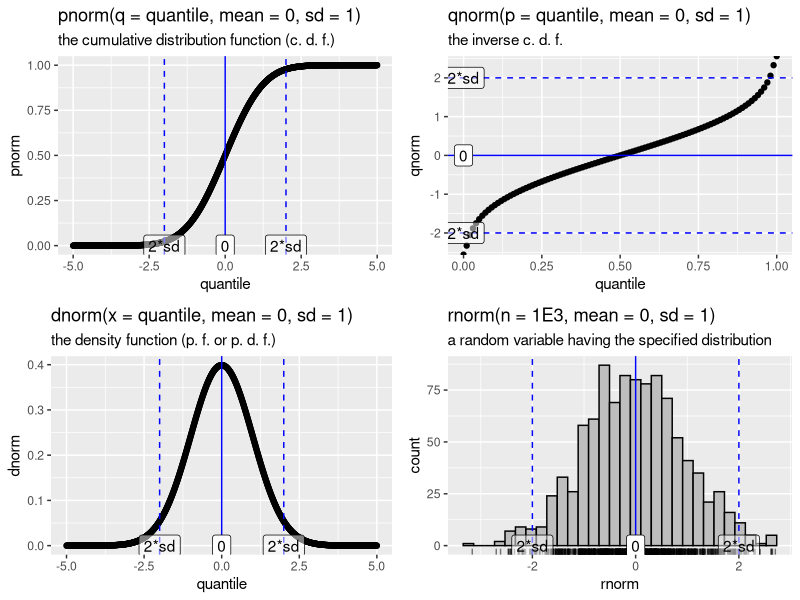
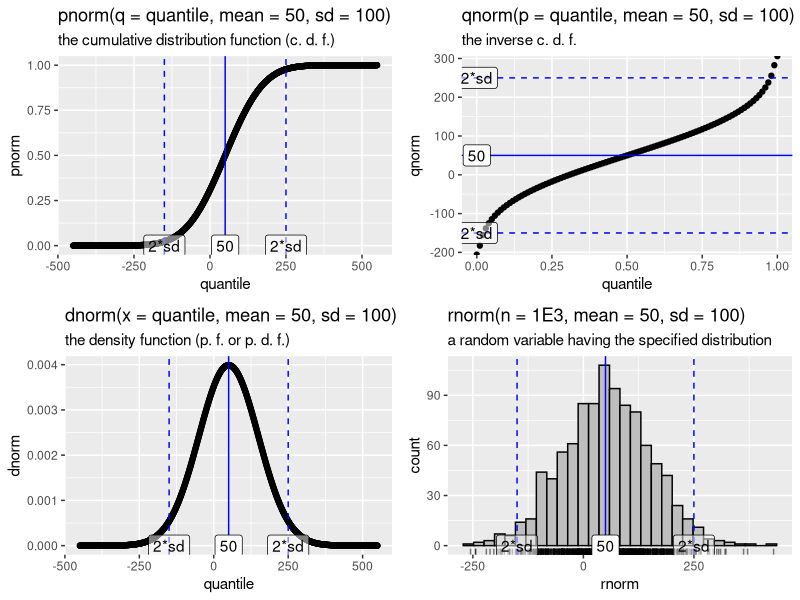
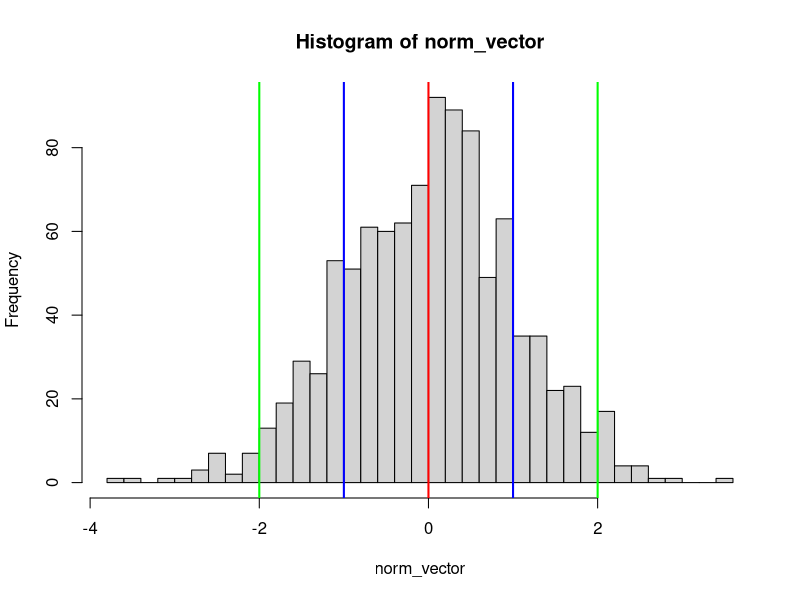
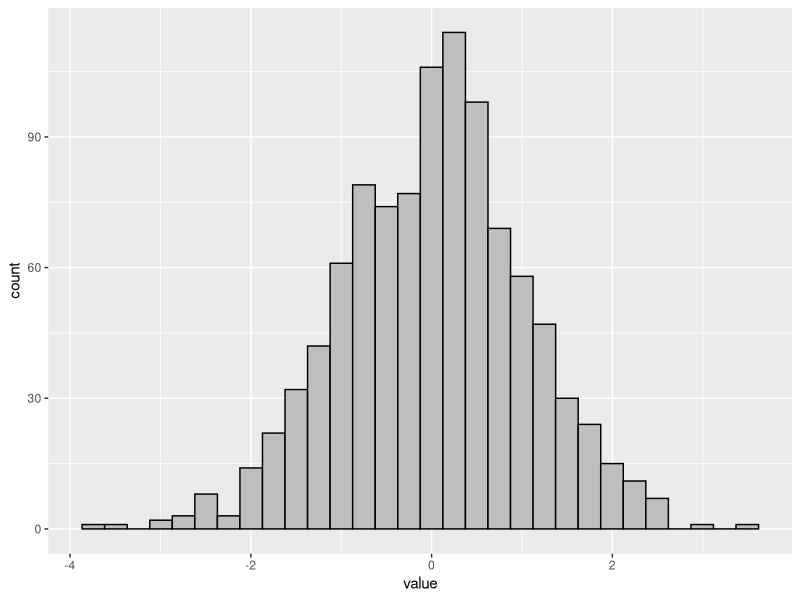
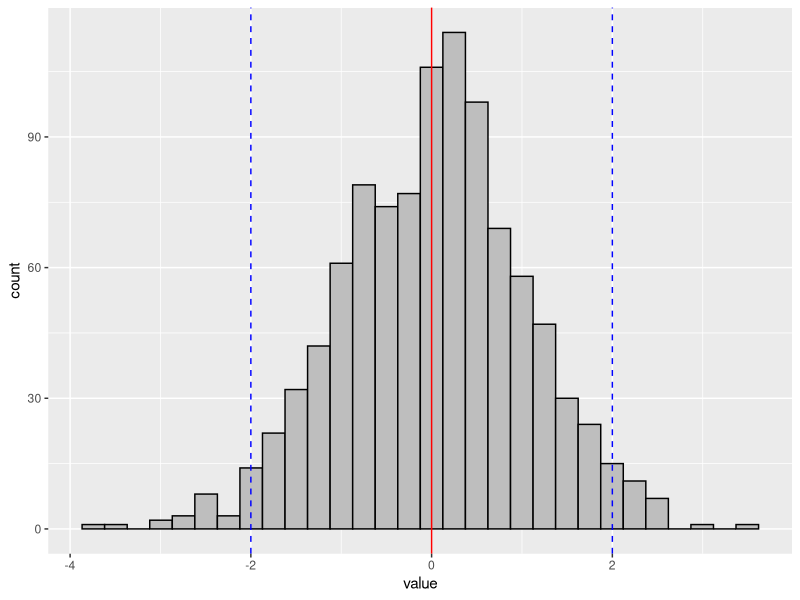
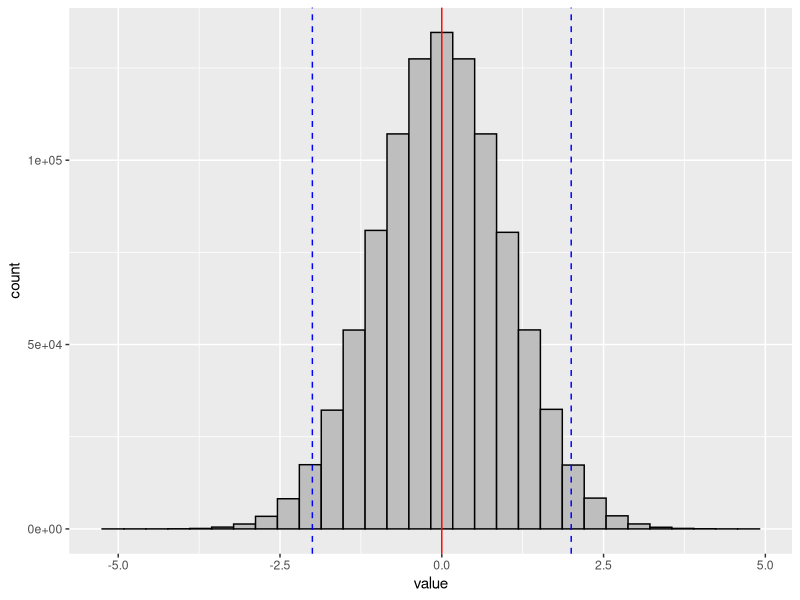
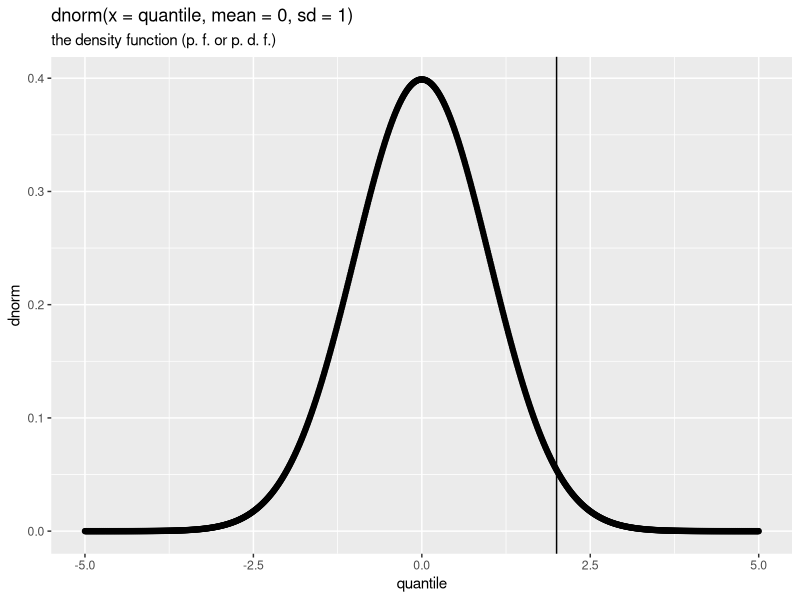
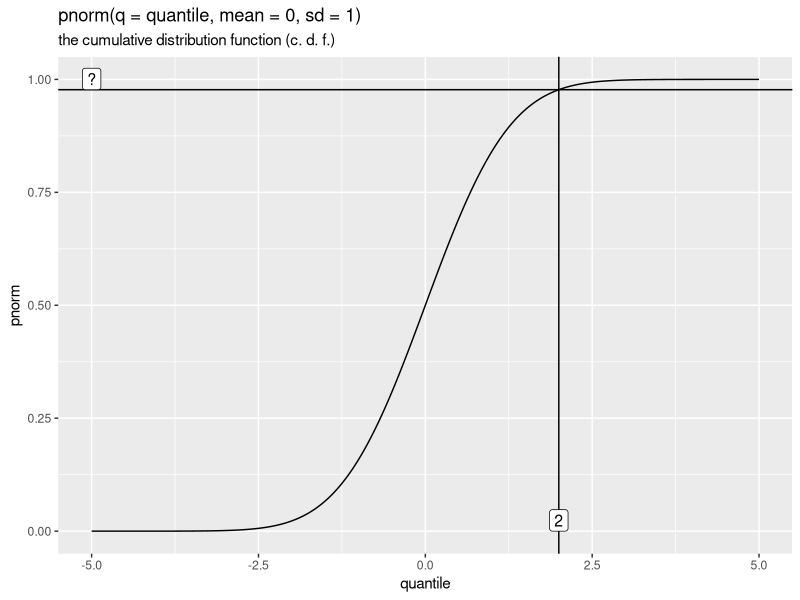

Here is the R script that generated these plots, in order:
## ---- chunk 1
stopifnot(requireNamespace("htmltools"))
htmltools::tagList(rmarkdown::html_dependency_font_awesome())
knitr::opts_chunk$set(
  message = FALSE, warning = FALSE, error = FALSE
)
stopifnot(require(tidyverse))
## ---- chunk 2
slide_mean <- 0; slide_sd <- 1;
## ---- chunk 3
x <- tibble(
  quantile = seq(from = slide_mean-5*slide_sd, to = slide_mean+5*slide_sd, by = slide_sd/100),
  pnorm = pnorm(q = quantile, mean = slide_mean, sd = slide_sd)
)
gg1 <- ggplot(x) + geom_point(aes(quantile, pnorm)) +
  geom_vline(xintercept = slide_mean, color = "blue") +
  geom_label(aes(x = x, label = x), y = 0, data = tibble(x = slide_mean)) +
  geom_vline(xintercept = slide_mean+slide_sd*c(-2, 2), color = "blue", linetype = "dashed") +
  geom_label(
    aes(x = x, label = label), y = 0, alpha = 0.5,
    data = tibble(x = slide_mean+slide_sd*c(-2, 2), label = "2*sd")) +
  labs(
    title = sprintf("pnorm(q = quantile, mean = %s, sd = %s)", slide_mean, slide_sd),
    subtitle = "the cumulative distribution function (c. d. f.)")
## ---- chunk 4
x <- tibble(
  quantile = seq(from = 0, to = 1, by = 0.01),
  qnorm = qnorm(p = quantile, mean = slide_mean, sd = slide_sd)
)
gg2 <- ggplot(x) + geom_point(aes(quantile, qnorm)) +
  geom_hline(yintercept = slide_mean, color = "blue") +
  geom_label(aes(y = y, label = y), x = 0, data = tibble(y = slide_mean)) +
  geom_hline(yintercept = slide_mean+slide_sd*c(-2, 2), color = "blue", linetype = "dashed") +
  geom_label(
    aes(y = y, label = label), x = 0, alpha = 0.5,
    data = tibble(y = slide_mean+slide_sd*c(-2, 2), label = "2*sd")) +
  labs(
    title = sprintf("qnorm(p = quantile, mean = %s, sd = %s)", slide_mean, slide_sd),
    subtitle = "the inverse c. d. f.")
## ---- chunk 5
x <- tibble(
  quantile = seq(from = slide_mean-5*slide_sd, to = slide_mean+5*slide_sd, by = slide_sd/100),
  dnorm = dnorm(x = quantile, mean = slide_mean, sd = slide_sd)
)
gg3 <- ggplot(x) + geom_point(aes(quantile, dnorm)) +
  geom_vline(xintercept = slide_mean, color = "blue") +
  geom_label(aes(x = x, label = x), y = 0, data = tibble(x = slide_mean)) +
  geom_vline(xintercept = slide_mean+slide_sd*c(-2, 2), color = "blue", linetype = "dashed") +
  geom_label(
    aes(x = x, label = label), y = 0, alpha = 0.5,
    data = tibble(x = slide_mean+slide_sd*c(-2, 2), label = "2*sd")) +
  labs(
    title = sprintf("dnorm(x = quantile, mean = %s, sd = %s)", slide_mean, slide_sd),
    subtitle = "the density function (p. f. or p. d. f.)")
## ---- chunk 6
x <- tibble(
  rnorm = rnorm(n = 1E3, mean = slide_mean, sd = slide_sd)
)
gg4 <- ggplot(x, aes(rnorm)) + geom_histogram(bins = 30, color = "black", fill = "grey") +
  geom_rug(alpha = 0.5) +
  geom_vline(xintercept = slide_mean, color = "blue") +
  geom_label(aes(x = x, label = x), y = 0, data = tibble(x = slide_mean)) +
  geom_vline(xintercept = slide_mean+slide_sd*c(-2, 2), color = "blue", linetype = "dashed") +
  geom_label(
    aes(x = x, label = label), y = 0, alpha = 0.5,
    data = tibble(x = slide_mean+slide_sd*c(-2, 2), label = "2*sd")) +
  labs(
    title = sprintf("rnorm(n = 1E3, mean = %s, sd = %s)", slide_mean, slide_sd),
    subtitle = "a random variable having the specified distribution")
## ---- chunk 7
cowplot::plot_grid(gg1, gg2, gg3, gg4, ncol = 2, nrow = 2)
## ---- chunk 8
slide_mean <- 50; slide_sd <- 100;
## ---- chunk 9
x <- tibble(
  quantile = seq(from = slide_mean-5*slide_sd, to = slide_mean+5*slide_sd, by = slide_sd/100),
  pnorm = pnorm(q = quantile, mean = slide_mean, sd = slide_sd)
)
gg1 <- ggplot(x) + geom_point(aes(quantile, pnorm)) +
  geom_vline(xintercept = slide_mean, color = "blue") +
  geom_label(aes(x = x, label = x), y = 0, data = tibble(x = slide_mean)) +
  geom_vline(xintercept = slide_mean+slide_sd*c(-2, 2), color = "blue", linetype = "dashed") +
  geom_label(
    aes(x = x, label = label), y = 0, alpha = 0.5,
    data = tibble(x = slide_mean+slide_sd*c(-2, 2), label = "2*sd")) +
  labs(
    title = sprintf("pnorm(q = quantile, mean = %s, sd = %s)", slide_mean, slide_sd),
    subtitle = "the cumulative distribution function (c. d. f.)")
## ---- chunk 10
x <- tibble(
  quantile = seq(from = 0, to = 1, by = 0.01),
  qnorm = qnorm(p = quantile, mean = slide_mean, sd = slide_sd)
)
gg2 <- ggplot(x) + geom_point(aes(quantile, qnorm)) +
  geom_hline(yintercept = slide_mean, color = "blue") +
  geom_label(aes(y = y, label = y), x = 0, data = tibble(y = slide_mean)) +
  geom_hline(yintercept = slide_mean+slide_sd*c(-2, 2), color = "blue", linetype = "dashed") +
  geom_label(
    aes(y = y, label = label), x = 0, alpha = 0.5,
    data = tibble(y = slide_mean+slide_sd*c(-2, 2), label = "2*sd")) +
  labs(
    title = sprintf("qnorm(p = quantile, mean = %s, sd = %s)", slide_mean, slide_sd),
    subtitle = "the inverse c. d. f.")
## ---- chunk 11
x <- tibble(
  quantile = seq(from = slide_mean-5*slide_sd, to = slide_mean+5*slide_sd, by = slide_sd/100),
  dnorm = dnorm(x = quantile, mean = slide_mean, sd = slide_sd)
)
gg3 <- ggplot(x) + geom_point(aes(quantile, dnorm)) +
  geom_vline(xintercept = slide_mean, color = "blue") +
  geom_label(aes(x = x, label = x), y = 0, data = tibble(x = slide_mean)) +
  geom_vline(xintercept = slide_mean+slide_sd*c(-2, 2), color = "blue", linetype = "dashed") +
  geom_label(
    aes(x = x, label = label), y = 0, alpha = 0.5,
    data = tibble(x = slide_mean+slide_sd*c(-2, 2), label = "2*sd")) +
  labs(
    title = sprintf("dnorm(x = quantile, mean = %s, sd = %s)", slide_mean, slide_sd),
    subtitle = "the density function (p. f. or p. d. f.)")
## ---- chunk 12
x <- tibble(
  rnorm = rnorm(n = 1E3, mean = slide_mean, sd = slide_sd)
)
gg4 <- ggplot(x, aes(rnorm)) + geom_histogram(bins = 30, color = "black", fill = "grey") +
  geom_rug(alpha = 0.5) +
  geom_vline(xintercept = slide_mean, color = "blue") +
  geom_label(aes(x = x, label = x), y = 0, data = tibble(x = slide_mean)) +
  geom_vline(xintercept = slide_mean+slide_sd*c(-2, 2), color = "blue", linetype = "dashed") +
  geom_label(
    aes(x = x, label = label), y = 0, alpha = 0.5,
    data = tibble(x = slide_mean+slide_sd*c(-2, 2), label = "2*sd")) +
  labs(
    title = sprintf("rnorm(n = 1E3, mean = %s, sd = %s)", slide_mean, slide_sd),
    subtitle = "a random variable having the specified distribution")
## ---- chunk 13
cowplot::plot_grid(gg1, gg2, gg3, gg4, ncol = 2, nrow = 2)
## ---- chunk 14
norm_vector <- rnorm(n = 1000, mean = 0, sd = 1)
## ---- chunk 15
summary(norm_vector)
## ---- chunk 16
quantile(x = norm_vector, probs = seq(from = 0, to = 1, length.out = 5))
## ---- chunk 17
hist(norm_vector, breaks = 30)
abline(v = 0, col="red", lwd=2)
abline(v = c(-1, 1), col="blue", lwd=2)
abline(v = c(-2, 2), col="green", lwd=2)
## ---- chunk 18
ggplot() + geom_histogram(
    aes(x = value), data = tibble(value = norm_vector),
    bins = 30, color = "black", fill = "grey")
## ---- chunk 19
ggplot() + geom_histogram(
  aes(x = value), data = tibble(value = norm_vector),
  bins = 30, color = "black", fill = "grey") +
  geom_vline(xintercept = 0, color = "red", linetype = "solid") +
  geom_vline(xintercept = c(-2, 2), color = "blue", linetype = "dashed")
## ---- chunk 20
norm_vector <- rnorm(n = 1000000, mean = 0, sd = 1)
## ---- chunk 21
ggplot() + geom_histogram(
  aes(x = value), data = tibble(value = norm_vector),
  bins = 30, color = "black", fill = "grey") +
  geom_vline(xintercept = 0, color = "red", linetype = "solid") +
  geom_vline(xintercept = c(-2, 2), color = "blue", linetype = "dashed")
## ---- chunk 22
slide_mean <- 0; slide_sd <- 1
slide_answer <- pnorm(q = 2, mean = 0, sd = 1)
## ---- chunk 23
x <- tibble(
  quantile = seq(from = slide_mean-5*slide_sd, to = slide_mean+5*slide_sd, by = slide_sd/100),
  dnorm = dnorm(x = quantile, mean = slide_mean, sd = slide_sd)
)
ggplot(x) + geom_point(aes(quantile, dnorm)) +
  geom_vline(xintercept = 2) +
  labs(
    title = sprintf("dnorm(x = quantile, mean = %s, sd = %s)", slide_mean, slide_sd),
    subtitle = "the density function (p. f. or p. d. f.)")
## ---- chunk 24
x <- tibble(
  quantile = seq(from = slide_mean-5*slide_sd, to = slide_mean+5*slide_sd, by = slide_sd/100),
  pnorm = pnorm(q = quantile, mean = slide_mean, sd = slide_sd)
)
ggplot(x) + geom_line(aes(quantile, pnorm)) +
  geom_vline(xintercept = 2) +
  geom_label(aes(x = x, label = x), y = 0, data = tibble(x = 2),
             size = rel(4), vjust = 0) +
  geom_hline(yintercept = pnorm(q = 2, mean = 0, sd = 1)) +
  geom_label(aes(y = slide_answer, label = "?"), x = slide_mean-5*slide_sd, data = tibble(y = slide_answer),
             size = rel(4), vjust = 0) +
  labs(
    title = sprintf("pnorm(q = quantile, mean = %s, sd = %s)", slide_mean, slide_sd),
    subtitle = "the cumulative distribution function (c. d. f.)")
## ---- chunk 25
data("iris")
tibble(iris)
## ---- chunk 26
summary(iris)
## ---- chunk 27
cat(paste(sprintf("- %s", levels(iris$Species)), collapse = "\n"))
## ---- chunk 28
ggplot(iris) +
  geom_histogram(
    aes(x = Sepal.Length),
    bins = 30, color = "black", fill = "grey") +
  facet_grid(Species ~ .) +
  theme(strip.text.y = element_text(size = rel(2)))
## ---- chunk 29
ggplot(iris) +
  geom_boxplot(
    aes(x = Species, y = Sepal.Length, fill = Species),
    color = "black")
## ---- chunk 30
df_test <- iris %>%
  select(Sepal.Length, Species) %>% 
  filter(Species == "setosa" | Species == "versicolor")
t.test(Sepal.Length ~ Species, data = df_test)
